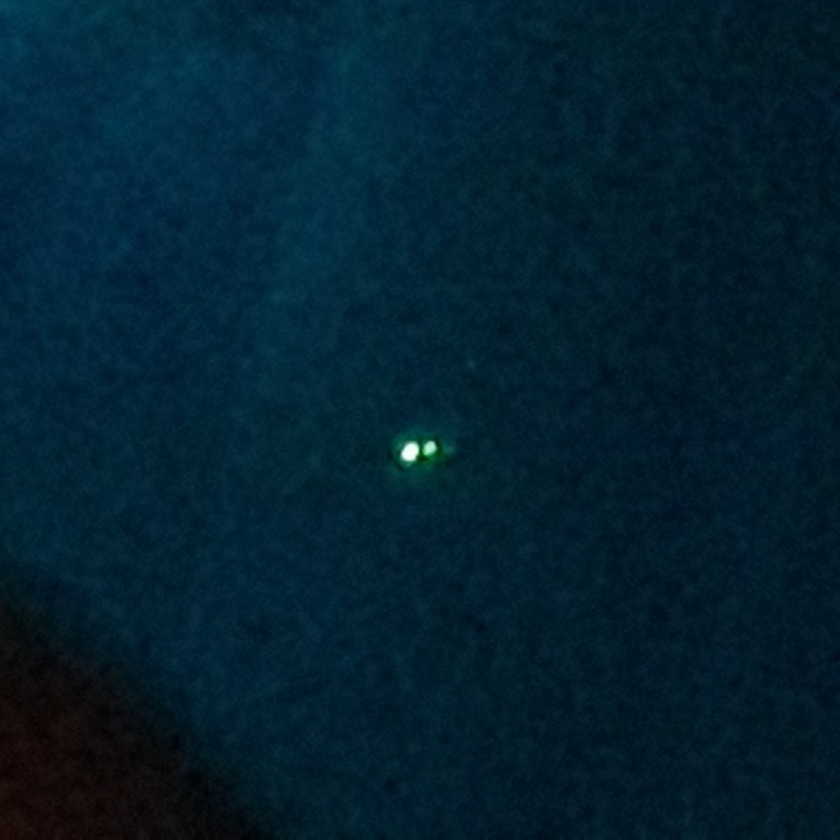
#> input picture img/test.jpg, 840 x 840 px, shrunk from 1199 x 1200 before the run
$ python litr.py ../img/test.jpg
#> lines starting #> are read from the running program, lines starting #| are printed output that depends on the picture; after the words box and inside, x2 and y2 are one past the last pixel; in counts of white or black regions, pixels touching at a corner belong together
#!/usr/bin/env python3

import argparse
import numpy as np
from scipy.ndimage import gaussian_filter, imread
from scipy.ndimage.interpolation import shift


def litr(fname, show=False):
#> called with fname = '../img/test.jpg', show = False
    if show:
        from matplotlib import pyplot as plt
    # получаем яркость картинки
    lightness = imread(fname)
#> lightness is the input picture: shape (840, 840, 3); mean R, G, B 3.2, 32.3, 47.1
    lightness = (lightness.min(axis=2) + lightness.max(axis=2)) / 2
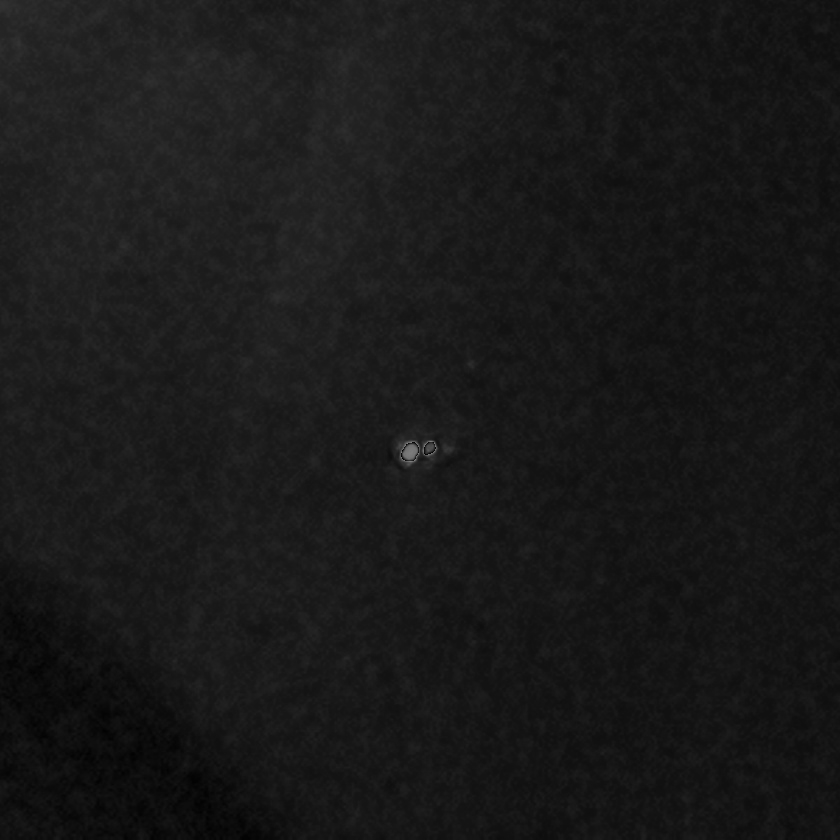
#> lightness: shape (840, 840) float64; min 0, max 127.5, mean 25.1

    # сглаживаем
    lightness = gaussian_filter(lightness, 3)

    x = np.arange(lightness.shape[1])
#> x = 840 values from 0 to 839
    y = np.arange(lightness.shape[0])
#> y = 840 values from 0 to 839
    x, y = np.meshgrid(x, y)

    if show:
        plt.contourf(x, y, lightness)

    shifts = [(dx, dy) for dx in range(-1, 2)
                       for dy in range(-1, 2)
                       if dx != 0 or dy != 0]
    local_maximums = np.full(lightness.shape, True, dtype=bool)
    for s in shifts:
        local_maximums *= (lightness > shift(lightness, s))
#> this loop made 8 passes
#> pass 1, in litr, `local_maximums *= (lightness > shift(lightness, s))`:
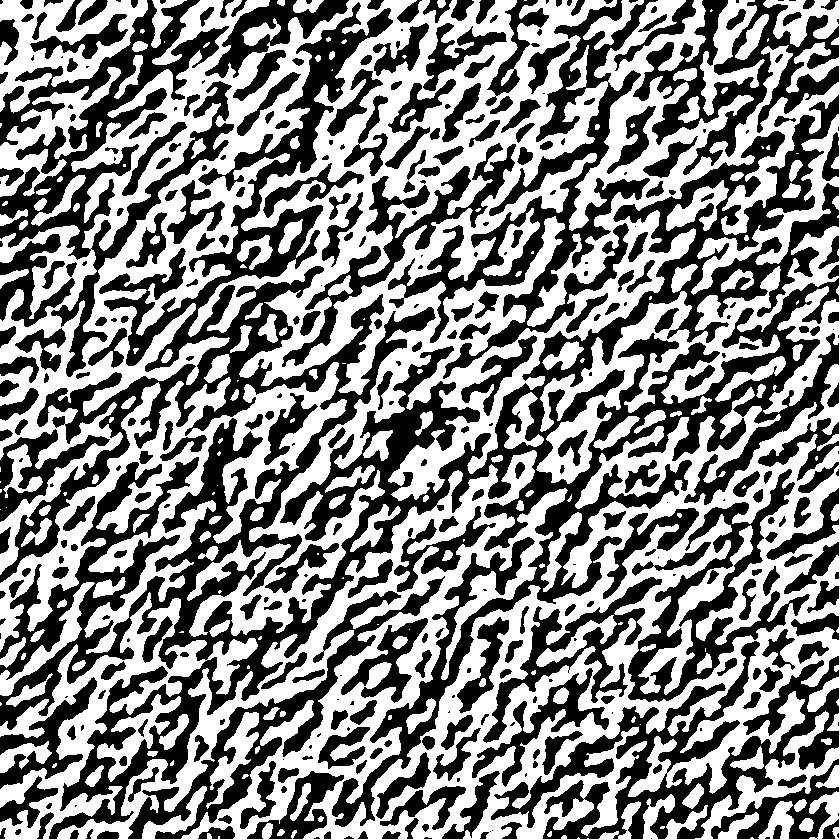
#> local_maximums: shape (840, 840) bool; 52.4% white; 388 black regions (102 under 20 px), largest, box (x1, y1, x2, y2) and area: (0, 2, 839, 839) 136276, (0, 0, 234, 377) 20806, (388, 0, 658, 379) 18605
#> pass 2, in litr, `local_maximums *= (lightness > shift(lightness, s))`:
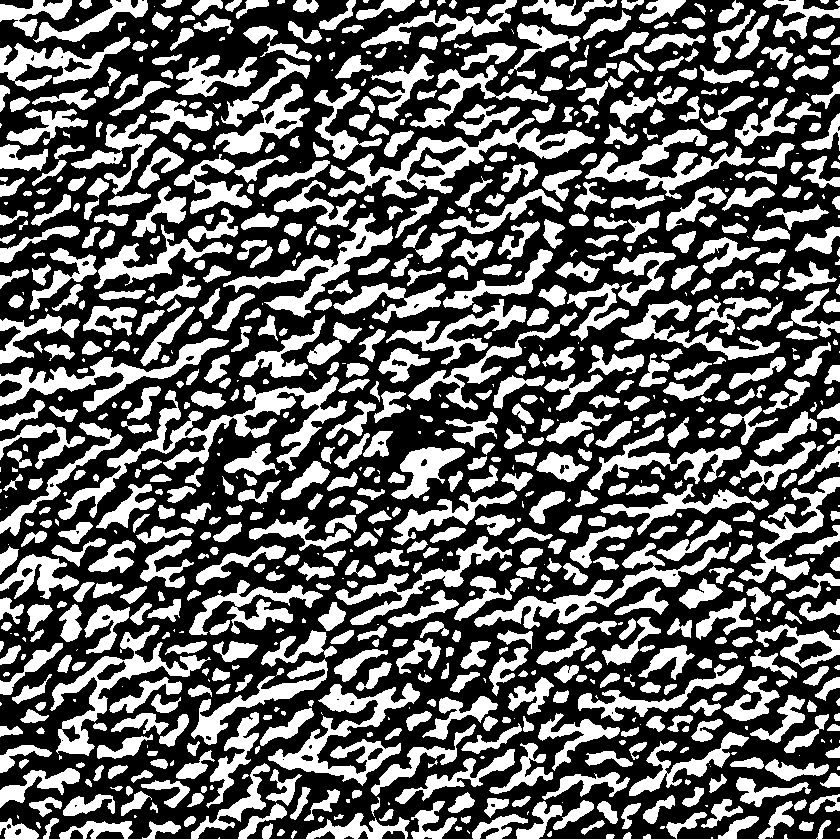
#> local_maximums: shape (840, 840) bool; 39.5% white; 920 white regions (199 under 20 px), largest, box (x1, y1, x2, y2) and area: (0, 763, 840, 840) 9001, (58, 376, 347, 520) 6347, (328, 118, 595, 199) 5014
#> pass 3, in litr, `local_maximums *= (lightness > shift(lightness, s))`:
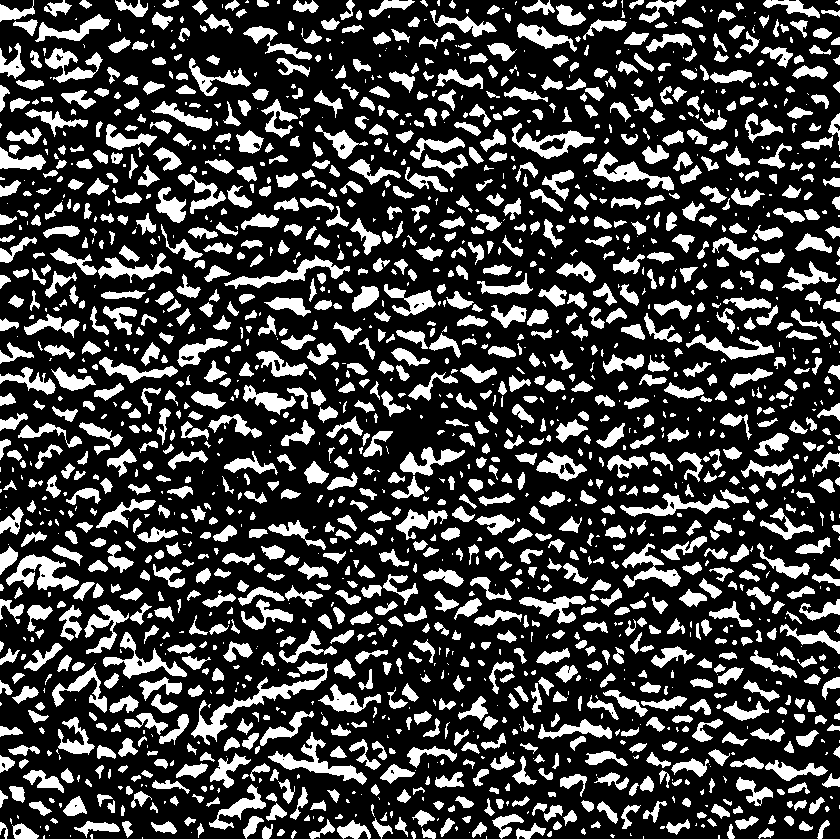
#> local_maximums: shape (840, 840) bool; 26.4% white; 1824 white regions (557 under 20 px), largest, box (x1, y1, x2, y2) and area: (0, 814, 840, 840) 3190, (191, 661, 328, 745) 1820, (6, 554, 79, 591) 1236
#> after the loop:
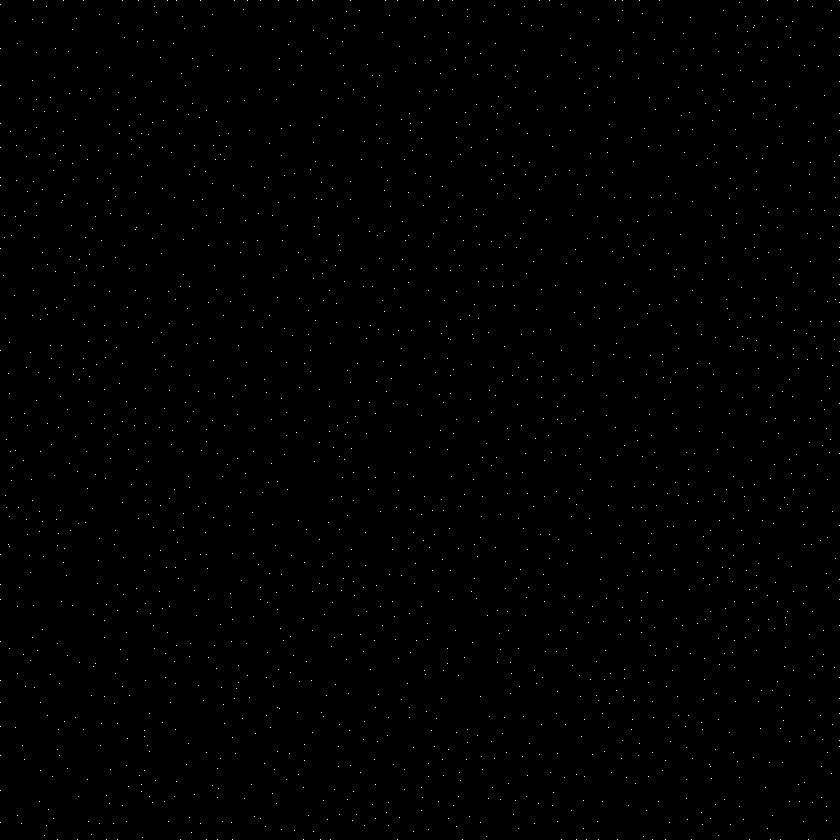
#> local_maximums: shape (840, 840) bool; 0.28% white in thin lines or dots

    xm = x[local_maximums]
#> xm = 1942 values, max 839 at index 28, min 0 at index 30, mean 426
    ym = y[local_maximums]
#> ym = 1942 values from 0 to 839
    lm = lightness[local_maximums]
#> lm = 1942 values, max 114.9 at index 1027, min 10.34 at index 1922, mean 26.97

    # ищем 2 максимума
    i1 = lm.argmax()
#> i1 = 1027
    lm[i1] = 0
    i2 = lm.argmax()
#> i2 = 1013

    s1 = [xm[i1], ym[i1]]
#> s1 = [410, 452]
    s2 = [xm[i2], ym[i2]]
#> s2 = [429, 447]

    distance = ((s1[0] - s2[0]) ** 2 + (s1[1] - s2[1]) ** 2) ** .5
#> distance = 19.65

    if show:
        plt.plot([s1[0], s2[0]], [s1[1], s2[1]], color="k")
        plt.title("Distance: %d px" % round(distance))
        plt.show()

    return distance


if __name__ == '__main__':
    parser = argparse.ArgumentParser(description='Calculate the distance between the two brightest points.')
    parser.add_argument('image', type=str, nargs=1,
                        help='path to image')
    parser.add_argument('-s', '--show', dest='show', action='store_true',
                        help='show colored contour plot')
    args = parser.parse_args()
    print(litr(args.image[0], args.show))
